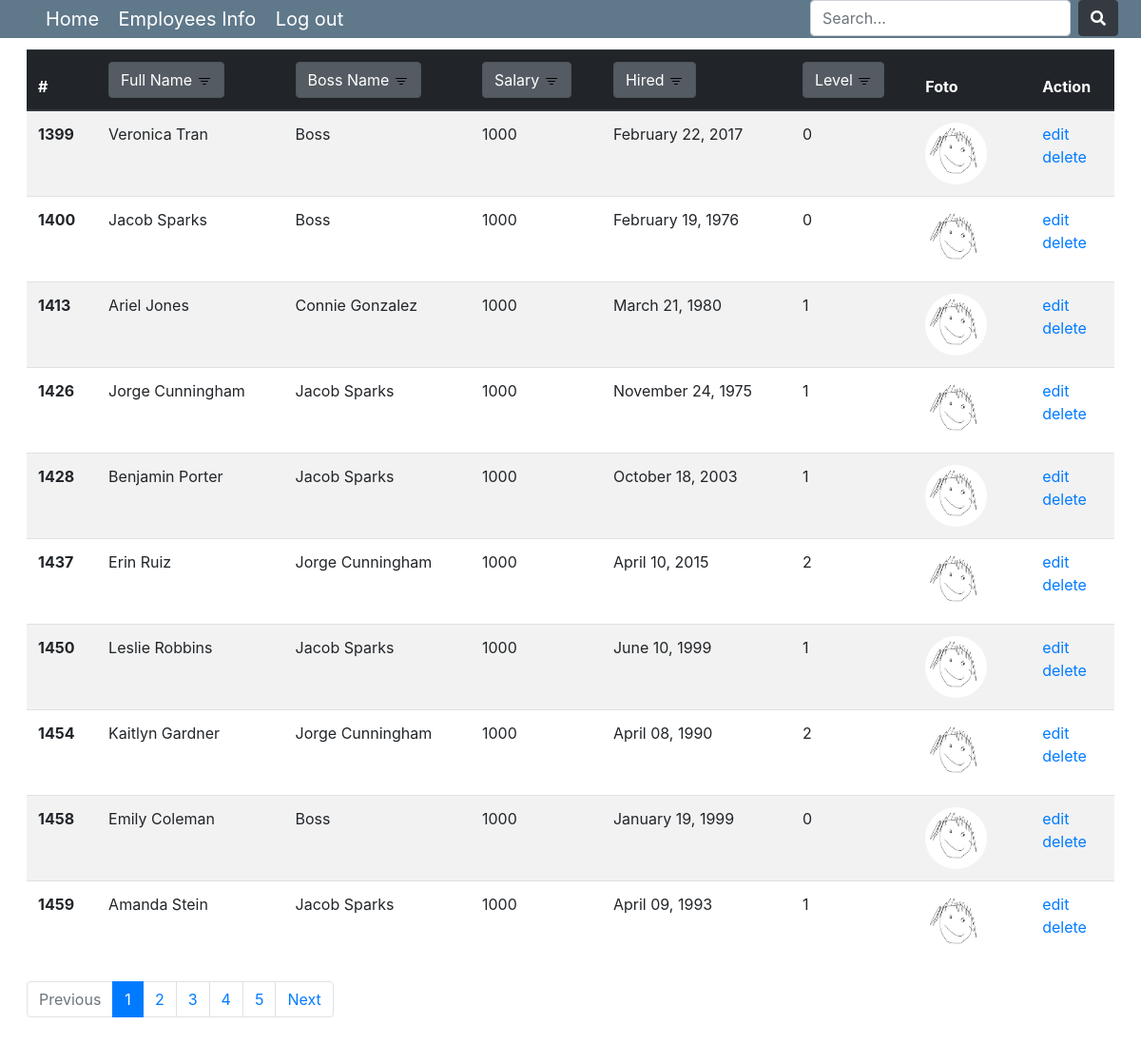
Screenshot of /employees/ (signed in) with the database file from the repository.
### employee/models.py (models this page shows, shortened)
class EmployeeTree(MPTTModel):
    class Meta:
        db_table = 'employee_tree'
        verbose_name = 'Сотрудник'
        verbose_name_plural = 'Сотрудники'
    full_name = models.CharField(max_length=150)
    level = models.IntegerField()
    hired_at = models.DateField()
    salary = models.IntegerField()
    parent = TreeForeignKey('self', null=True, blank=True, related_name='children', on_delete=models.PROTECT)
    image = models.ImageField(default ='default.jpg', upload_to = 'employees_foto')
    class MPTTMeta:
        order_insertion_by = ['full_name']

### employee/views.py (the view)
# urls.py: path('employees/', EmployeesListView.as_view(), name="employees-detail"),
class EmployeesListView(LoginRequiredMixin, ListView):
    model = EmployeeTree
    login_url = 'login'
    template_name = "employee/employees.html"  # <app>/<model>_<viewtype>.html
    context_object_name = "employees"
    paginate_by = 10

### employee/templates/employee/employees.html (shortened to what this page needs)
{% extends 'employee/base.html' %}
{% load static %}
{% block content %}
<table class="table table-striped mt-4">
    <thead class="thead-dark">
    <tr>
        <th scope="col">#</th>
        <th scope="col">
            <div class="btn-group-toggle" data-toggle="buttons">
                <label class="btn btn-secondary active">Full Name
                    <img src="{% static 'employee/filter_down.svg' %}" alt="">
                </label>
            </div>
        </th>
        <th scope="col">
            <div class="btn-group-toggle" data-toggle="buttons">
                <label class="btn btn-secondary active">Boss Name
                    <img src="{% static 'employee/filter_down.svg' %}" alt="">
                </label>
            </div>
        </th>
        <th scope="col">
            <div class="btn-group-toggle" data-toggle="buttons">
                <label class="btn btn-secondary active">Salary
                    <img src="{% static 'employee/filter_down.svg' %}" alt="">
                </label>
            </div>
        </th>
        <th scope="col">
            <div class="btn-group-toggle" data-toggle="buttons">
                <label class="btn btn-secondary active">Hired
                    <img src="{% static 'employee/filter_down.svg' %}" alt="">
                </label>
            </div>
        </th>
        <th scope="col">
            <div class="btn-group-toggle" data-toggle="buttons">
                <label class="btn btn-secondary active">Level
                    <img src="{% static 'employee/filter_down.svg' %}" alt="">
                </label>
            </div>
        </th>
        <th scope="col">Foto</th>
        <th scope="col">Action</th>
    </tr>
    </thead>
    <tbody>
    {% for employee in employees %}
    <tr>
        <th scope="row">{{employee.id}}</th>
        <td>{{ employee.full_name }}</td>
        {% if employee.parent %}
        <td>{{ employee.parent.full_name }}</td>
        {% else %}
        <td>Boss</td>
        {% endif %}
        <td>{{ employee.salary }}</td>
        <td>{{ employee.hired_at|date:"F d, Y" }}</td>
        <td>{{ employee.level }}</td>
        <td><img class="rounded-circle article-img" src="{{ employee.image.url }}"></td>
        <td>
            <a href="{% url 'employees-edit' employee.pk %}">edit</a><br>
            <a href="{% url 'employees-delete' employee.pk %}">delete</a>
        </td>
    </tr>
    {% endfor %}
    </tbody>
</table>
{% include 'inc/_pagination.html' %}
{% endblock %}

### employee/templates/employee/base.html (shortened to what this page needs)
<!DOCTYPE html>
<html lang="en">
<head>
    {% load static %}
    <link rel="stylesheet" type="text/css" href="{% static 'employee/style.css' %}">
    <link rel="stylesheet" type="text/css" href="{% static 'employee/main.css' %}">
    <link rel="stylesheet" href="https://maxcdn.bootstrapcdn.com/bootstrap/4.0.0/css/bootstrap.min.css"
>
    <link rel="stylesheet" type="text/css"
          href="https://cdnjs.cloudflare.com/ajax/libs/font-awesome/5.15.4/css/all.min.css">
    <link rel="stylesheet" href="https://cdn.jsdelivr.net/npm/bootstrap-select@1.13.14/dist/css/bootstrap-select.min.css">
</head>
<body>
{%include 'inc/_nav.html'%}
{% block content %}
{% endblock %}
</body>
</html>

### employee/templates/inc/_nav.html
{% url 'employees-detail' as employees_detail_url %}
<header class="site-header">
    <nav class="navbar-expand-md navbar-dark bg-steel fixed-top d-flex justify-content-between">
        <div class="ml-5">
            <a class="navbar-brand" href="/">Home</a>
            {% if user.is_authenticated %}
            <a class="navbar-brand" href="{% url 'employees-detail' %}">Employees Info</a>
            <a class="navbar-brand" href="{% url 'logout' %}">Log out</a>
            {% else%}
            <a class="navbar-brand" href="{% url 'login' %}">Log in</a>
            <a class="navbar-brand" href="{% url 'signup' %}">Sign up</a>
            {% endif %}
        </div>
        {% if request.path == employees_detail_url %}
        <div class="mr-4">
            <form class="form-inline" action="{% url 'employees-api' %}" method="get" id="search-form">
                <input class="form-control mr-sm-2" type="search" name="s" placeholder="Search..."
                       aria-label="Search" id="search-input">
                <button class="btn btn-dark  my-2 my-sm-0" id="search-btn" type="submit">
                    <i class="fas fa-search" aria-hidden="true"></i>
                </button>
            </form>
        </div>
        {% endif %}
    </nav>
</header>

### employee/templates/inc/_pagination.html
{% if paginator.num_pages > 1 %}
<nav aria-label="Page navigation example">
  <ul class="pagination">
    <li class="page-item disabled"><a class="page-link" href="#">Previous</a></li>
    <li class="page-item active"><a class="page-link" href="#">1</a></li>
    <li class="page-item"><a class="page-link" href="#">2</a></li>
    <li class="page-item"><a class="page-link" href="#">3</a></li>
    <li class="page-item"><a class="page-link" href="#">4</a></li>
    <li class="page-item"><a class="page-link" href="#">5</a></li>
    <li class="page-item"><a class="page-link" href="http://localhost:8000/employees/api/search/?page=2">Next</a></li>
  </ul>
</nav>
{% endif %}

### static/employee/style.css (style rules this page uses)
html { margin: 0; padding: 0; }
body { font-size: 100%; margin: 0; padding: 1.75em; font-family: 'Helvetica Neue', Arial, sans-serif; }
a { color: #2996cc; }

### static/employee/main.css (style rules this page uses)
body { background: #fafafa; color: #333333; margin-top: 5rem; }
ul { margin: 0; }
.bg-steel { background-color: #5f788a; }
.article-img { height: 65px; width: 65px; margin-right: 16px; }

### rows the page displays
EmployeeTree: id "1399", full_name "Veronica Tran", shows "Boss", salary "1000", hired_at "February 22, 2017", level "0", image (placeholder picture)
EmployeeTree: id "1400", full_name "Jacob Sparks", shows "Boss", salary "1000", hired_at "February 19, 1976", level "0", image (placeholder picture)
EmployeeTree: id "1413", full_name "Ariel Jones", parent.full_name "Connie Gonzalez", salary "1000", hired_at "March 21, 1980", level "1", image (placeholder picture)
EmployeeTree: id "1426", full_name "Jorge Cunningham", parent.full_name "Jacob Sparks", salary "1000", hired_at "November 24, 1975", level "1", image (placeholder picture)
EmployeeTree: id "1428", full_name "Benjamin Porter", parent.full_name "Jacob Sparks", salary "1000", hired_at "October 18, 2003", level "1", image (placeholder picture)
EmployeeTree: id "1437", full_name "Erin Ruiz", parent.full_name "Jorge Cunningham", salary "1000", hired_at "April 10, 2015", level "2", image (placeholder picture)
EmployeeTree: id "1450", full_name "Leslie Robbins", parent.full_name "Jacob Sparks", salary "1000", hired_at "June 10, 1999", level "1", image (placeholder picture)
EmployeeTree: id "1454", full_name "Kaitlyn Gardner", parent.full_name "Jorge Cunningham", salary "1000", hired_at "April 08, 1990", level "2", image (placeholder picture)
EmployeeTree: id "1458", full_name "Emily Coleman", shows "Boss", salary "1000", hired_at "January 19, 1999", level "0", image (placeholder picture)
EmployeeTree: id "1459", full_name "Amanda Stein", parent.full_name "Jacob Sparks", salary "1000", hired_at "April 09, 1993", level "1", image (placeholder picture)
